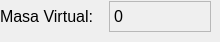
          <widget class="QWidget" name="Labels_mc">
           <widget class="QWidget" name="horizontalLayoutWidget_3">
            <property name="geometry">
             <rect>
              <x>0</x>
              <y>0</y>
              <width>211</width>
              <height>33</height>
             </rect>
            </property>
            <property name="font">
             <font>
              <pointsize>12</pointsize>
             </font>
            </property>
            <layout class="QHBoxLayout" name="horizontalLayout_4">
             <item>
              <widget class="QLabel" name="label_61">
               <property name="maximumSize">
                <size>
                 <width>900</width>
                 <height>31</height>
                </size>
               </property>
               <property name="font">
                <font>
                 <pointsize>12</pointsize>
                </font>
               </property>
               <property name="text">
                <string>Masa Virtual:</string>
               </property>
              </widget>
             </item>
             <item>
              <widget class="QLabel" name="mcValueLabel">
               <property name="minimumSize">
                <size>
                 <width>0</width>
                 <height>26</height>
                </size>
               </property>
               <property name="maximumSize">
                <size>
                 <width>804</width>
                 <height>31</height>
                </size>
               </property>
               <property name="font">
                <font>
                 <pointsize>12</pointsize>
                </font>
               </property>
               <property name="frameShape">
                <enum>QFrame::StyledPanel</enum>
               </property>
               <property name="frameShadow">
                <enum>QFrame::Sunken</enum>
               </property>
               <property name="text">
                <string>0</string>
               </property>
              </widget>
             </item>
            </layout>
           </widget>
          </widget>
